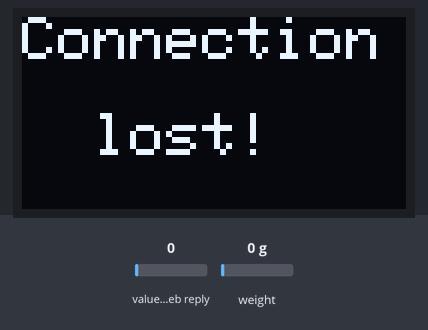
Bench run of a sketch on a simulated ESP32. On the bench: 128×64 one-colour display. Inputs (shaded band) come from the test bench; at power-on: value in the web reply 0, weight on the scale 0 g. WiFi joins after 1.5 s; servers stay silent unless stated; web services answer with replies made up by the test bench; what the sketch prints to the serial monitor is not drawn.

Above: at 5.7 s.
5.8 s: value in the web reply set to 2
At 6.5 s:
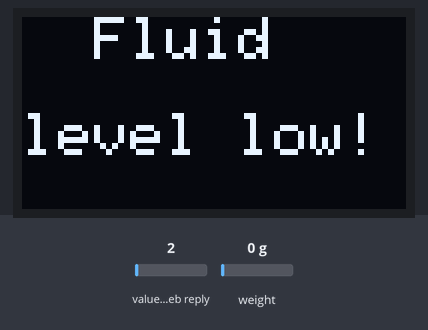
10.3 s: weight on the scale set to 1250 g
At 11.2 s:
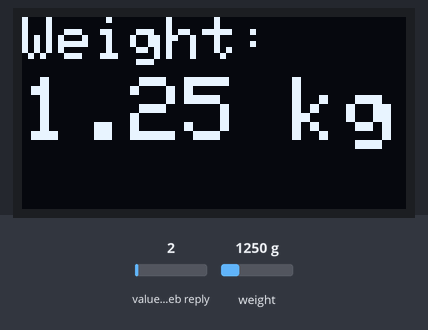
12.1 s: weight on the scale set to 2500 g
At 13.7 s:
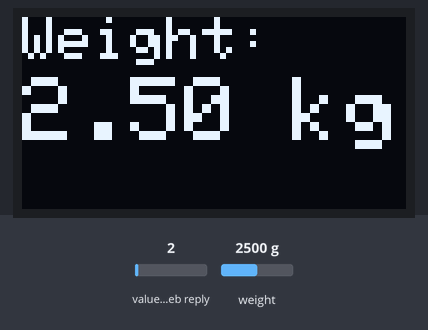
14.6 s: weight on the scale set to 3750 g
At 16.3 s:
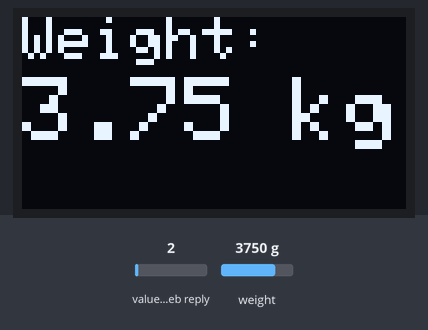
17.0 s: weight on the scale set to 100 g
At 19.3 s:
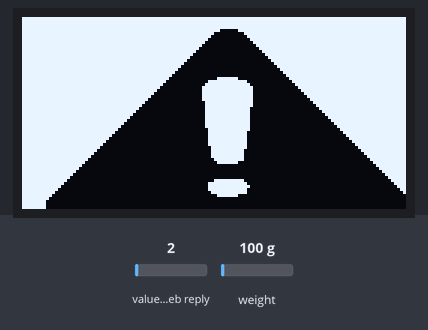
21.5 s: value in the web reply set to 25
At 23.6 s:
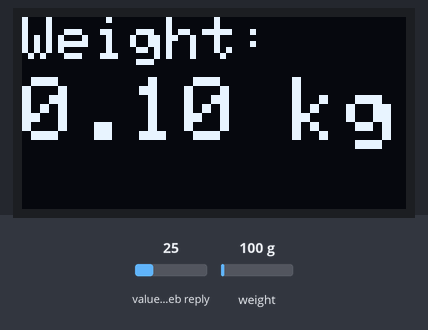
Timing chart, 0 to 25.0 s (numbered marks = the images above; inputs shaded):
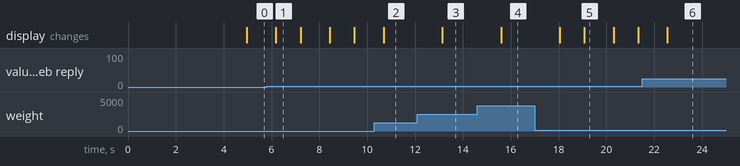

The sketch:

Base_Code.ino
```cpp
#include <WiFi.h>
#include <Wire.h>
#include <Adafruit_GFX.h>
#include <Adafruit_SSD1306.h>
#include <ThingSpeak.h>
#include "HX711.h"

#define LOADCELL_DOUT_PIN  35
#define LOADCELL_SCK_PIN  15
#define CHANNEL_ID1 2286761
#define CHANNEL_ID2 2287107
#define CHANNEL_WRITE_API_KEY "EPBNJOD1B8ZXNTRM"
#define CHANNEL_READ_API_KEY "Q682151FXCS2RFOY"
#define calibration_factor 211000 // for me this value works
#define WIFI_NETWORK "Adharsh"
#define WIFI_PASSWORD "oiky2507"
#define WIFI_TIMEOUT_MS 20000 //U dont want ESP32 to keep trying to connect in case the name and password dont match
#define SCREEN_WIDTH 128 // OLED display width, in pixels
#define SCREEN_HEIGHT 64 // OLED display height, in pixels

WiFiClient client;
HX711 scale;
Adafruit_SSD1306 display(SCREEN_WIDTH, SCREEN_HEIGHT, &Wire, -1);

float weight;
int flag = 0;
int digital_button = 0;

static const uint8_t image_data_Image[1024] = {
  0xff, 0xff, 0xff, 0xff, 0xff, 0xff, 0xff, 0xff, 0xff, 0xff, 0xff, 0xff, 0xff, 0xff, 0xff, 0xff,
    0xff, 0xff, 0xff, 0xff, 0xff, 0xff, 0xff, 0xff, 0xff, 0xff, 0xff, 0xff, 0xff, 0xff, 0xff, 0xff,
    0xff, 0xff, 0xff, 0xff, 0xff, 0xff, 0xff, 0xff, 0xff, 0xff, 0xff, 0xff, 0xff, 0xff, 0xff, 0xff,
    0xff, 0xff, 0xff, 0xff, 0xff, 0xff, 0xff, 0xff, 0xff, 0xff, 0xff, 0xff, 0xff, 0xff, 0xff, 0xff,
    0xff, 0xff, 0xff, 0xff, 0xff, 0xff, 0xff, 0xff, 0xc0, 0xff, 0xff, 0xff, 0xff, 0xff, 0xff, 0xff,
    0xff, 0xff, 0xff, 0xff, 0xff, 0xff, 0xff, 0xff, 0x00, 0x3f, 0xff, 0xff, 0xff, 0xff, 0xff, 0xff,
    0xff, 0xff, 0xff, 0xff, 0xff, 0xff, 0xff, 0xfe, 0x00, 0x1f, 0xff, 0xff, 0xff, 0xff, 0xff, 0xff,
    0xff, 0xff, 0xff, 0xff, 0xff, 0xff, 0xff, 0xfc, 0x00, 0x0f, 0xff, 0xff, 0xff, 0xff, 0xff, 0xff,
    0xff, 0xff, 0xff, 0xff, 0xff, 0xff, 0xff, 0xf8, 0x00, 0x07, 0xff, 0xff, 0xff, 0xff, 0xff, 0xff,
    0xff, 0xff, 0xff, 0xff, 0xff, 0xff, 0xff, 0xf0, 0x00, 0x03, 0xff, 0xff, 0xff, 0xff, 0xff, 0xff,
    0xff, 0xff, 0xff, 0xff, 0xff, 0xff, 0xff, 0xe0, 0x00, 0x01, 0xff, 0xff, 0xff, 0xff, 0xff, 0xff,
    0xff, 0xff, 0xff, 0xff, 0xff, 0xff, 0xff, 0xc0, 0x00, 0x00, 0xff, 0xff, 0xff, 0xff, 0xff, 0xff,
    0xff, 0xff, 0xff, 0xff, 0xff, 0xff, 0xff, 0x80, 0x00, 0x00, 0x7f, 0xff, 0xff, 0xff, 0xff, 0xff,
    0xff, 0xff, 0xff, 0xff, 0xff, 0xff, 0xff, 0x00, 0x00, 0x00, 0x3f, 0xff, 0xff, 0xff, 0xff, 0xff,
    0xff, 0xff, 0xff, 0xff, 0xff, 0xff, 0xfe, 0x00, 0x00, 0x00, 0x1f, 0xff, 0xff, 0xff, 0xff, 0xff,
    0xff, 0xff, 0xff, 0xff, 0xff, 0xff, 0xfc, 0x00, 0x00, 0x00, 0x0f, 0xff, 0xff, 0xff, 0xff, 0xff,
    0xff, 0xff, 0xff, 0xff, 0xff, 0xff, 0xf8, 0x00, 0x00, 0x00, 0x07, 0xff, 0xff, 0xff, 0xff, 0xff,
    0xff, 0xff, 0xff, 0xff, 0xff, 0xff, 0xf0, 0x00, 0x00, 0x00, 0x03, 0xff, 0xff, 0xff, 0xff, 0xff,
    0xff, 0xff, 0xff, 0xff, 0xff, 0xff, 0xe0, 0x00, 0x00, 0x00, 0x01, 0xff, 0xff, 0xff, 0xff, 0xff,
    0xff, 0xff, 0xff, 0xff, 0xff, 0xff, 0xc0, 0x00, 0x00, 0x00, 0x00, 0xff, 0xff, 0xff, 0xff, 0xff,
    0xff, 0xff, 0xff, 0xff, 0xff, 0xff, 0x80, 0x00, 0x7f, 0x00, 0x00, 0x7f, 0xff, 0xff, 0xff, 0xff,
    0xff, 0xff, 0xff, 0xff, 0xff, 0xff, 0x00, 0x03, 0xff, 0xe0, 0x00, 0x3f, 0xff, 0xff, 0xff, 0xff,
    0xff, 0xff, 0xff, 0xff, 0xff, 0xfe, 0x00, 0x07, 0xff, 0xf0, 0x00, 0x1f, 0xff, 0xff, 0xff, 0xff,
    0xff, 0xff, 0xff, 0xff, 0xff, 0xfc, 0x00, 0x0f, 0xff, 0xf8, 0x00, 0x0f, 0xff, 0xff, 0xff, 0xff,
    0xff, 0xff, 0xff, 0xff, 0xff, 0xf8, 0x00, 0x0f, 0xff, 0xf8, 0x00, 0x07, 0xff, 0xff, 0xff, 0xff,
    0xff, 0xff, 0xff, 0xff, 0xff, 0xf0, 0x00, 0x0f, 0xff, 0xf8, 0x00, 0x03, 0xff, 0xff, 0xff, 0xff,
    0xff, 0xff, 0xff, 0xff, 0xff, 0xe0, 0x00, 0x0f, 0xff, 0xf8, 0x00, 0x01, 0xff, 0xff, 0xff, 0xff,
    0xff, 0xff, 0xff, 0xff, 0xff, 0xc0, 0x00, 0x0f, 0xff, 0xf8, 0x00, 0x00, 0xff, 0xff, 0xff, 0xff,
    0xff, 0xff, 0xff, 0xff, 0xff, 0x80, 0x00, 0x07, 0xff, 0xf8, 0x00, 0x00, 0x7f, 0xff, 0xff, 0xff,
    0xff, 0xff, 0xff, 0xff, 0xff, 0x00, 0x00, 0x07, 0xff, 0xf8, 0x00, 0x00, 0x3f, 0xff, 0xff, 0xff,
    0xff, 0xff, 0xff, 0xff, 0xfe, 0x00, 0x00, 0x07, 0xff, 0xf0, 0x00, 0x00, 0x1f, 0xff, 0xff, 0xff,
    0xff, 0xff, 0xff, 0xff, 0xfc, 0x00, 0x00, 0x07, 0xff, 0xf0, 0x00, 0x00, 0x0f, 0xff, 0xff, 0xff,
    0xff, 0xff, 0xff, 0xff, 0xf8, 0x00, 0x00, 0x07, 0xff, 0xf0, 0x00, 0x00, 0x07, 0xff, 0xff, 0xff,
    0xff, 0xff, 0xff, 0xff, 0xf0, 0x00, 0x00, 0x07, 0xff, 0xf0, 0x00, 0x00, 0x03, 0xff, 0xff, 0xff,
    0xff, 0xff, 0xff, 0xff, 0xe0, 0x00, 0x00, 0x07, 0xff, 0xf0, 0x00, 0x00, 0x01, 0xff, 0xff, 0xff,
    0xff, 0xff, 0xff, 0xff, 0xc0, 0x00, 0x00, 0x07, 0xff, 0xf0, 0x00, 0x00, 0x00, 0xff, 0xff, 0xff,
    0xff, 0xff, 0xff, 0xff, 0x80, 0x00, 0x00, 0x07, 0xff, 0xf0, 0x00, 0x00, 0x00, 0x7f, 0xff, 0xff,
    0xff, 0xff, 0xff, 0xff, 0x00, 0x00, 0x00, 0x03, 0xff, 0xf0, 0x00, 0x00, 0x00, 0x3f, 0xff, 0xff,
    0xff, 0xff, 0xff, 0xfe, 0x00, 0x00, 0x00, 0x03, 0xff, 0xe0, 0x00, 0x00, 0x00, 0x1f, 0xff, 0xff,
    0xff, 0xff, 0xff, 0xfc, 0x00, 0x00, 0x00, 0x03, 0xff, 0xe0, 0x00, 0x00, 0x00, 0x0f, 0xff, 0xff,
    0xff, 0xff, 0xff, 0xf8, 0x00, 0x00, 0x00, 0x03, 0xff, 0xe0, 0x00, 0x00, 0x00, 0x07, 0xff, 0xff,
    0xff, 0xff, 0xff, 0xf0, 0x00, 0x00, 0x00, 0x03, 0xff, 0xe0, 0x00, 0x00, 0x00, 0x03, 0xff, 0xff,
    0xff, 0xff, 0xff, 0xe0, 0x00, 0x00, 0x00, 0x03, 0xff, 0xe0, 0x00, 0x00, 0x00, 0x01, 0xff, 0xff,
    0xff, 0xff, 0xff, 0xc0, 0x00, 0x00, 0x00, 0x01, 0xff, 0xe0, 0x00, 0x00, 0x00, 0x00, 0xff, 0xff,
    0xff, 0xff, 0xff, 0x80, 0x00, 0x00, 0x00, 0x01, 0xff, 0xc0, 0x00, 0x00, 0x00, 0x00, 0x7f, 0xff,
    0xff, 0xff, 0xff, 0x00, 0x00, 0x00, 0x00, 0x01, 0xff, 0xc0, 0x00, 0x00, 0x00, 0x00, 0x3f, 0xff,
    0xff, 0xff, 0xfe, 0x00, 0x00, 0x00, 0x00, 0x01, 0xff, 0xc0, 0x00, 0x00, 0x00, 0x00, 0x1f, 0xff,
    0xff, 0xff, 0xfc, 0x00, 0x00, 0x00, 0x00, 0x00, 0xff, 0xc0, 0x00, 0x00, 0x00, 0x00, 0x0f, 0xff,
    0xff, 0xff, 0xf8, 0x00, 0x00, 0x00, 0x00, 0x00, 0x7f, 0x00, 0x00, 0x00, 0x00, 0x00, 0x07, 0xff,
    0xff, 0xff, 0xf0, 0x00, 0x00, 0x00, 0x00, 0x00, 0x00, 0x00, 0x00, 0x00, 0x00, 0x00, 0x03, 0xff,
    0xff, 0xff, 0xe0, 0x00, 0x00, 0x00, 0x00, 0x00, 0x00, 0x00, 0x00, 0x00, 0x00, 0x00, 0x01, 0xff,
    0xff, 0xff, 0xc0, 0x00, 0x00, 0x00, 0x00, 0x00, 0x00, 0x00, 0x00, 0x00, 0x00, 0x00, 0x00, 0xff,
    0xff, 0xff, 0x80, 0x00, 0x00, 0x00, 0x00, 0x00, 0x00, 0x00, 0x00, 0x00, 0x00, 0x00, 0x00, 0x7f,
    0xff, 0xff, 0x00, 0x00, 0x00, 0x00, 0x00, 0x00, 0x00, 0x00, 0x00, 0x00, 0x00, 0x00, 0x00, 0x3f,
    0xff, 0xfe, 0x00, 0x00, 0x00, 0x00, 0x00, 0x00, 0xff, 0xc0, 0x00, 0x00, 0x00, 0x00, 0x00, 0x1f,
    0xff, 0xfc, 0x00, 0x00, 0x00, 0x00, 0x00, 0x03, 0xff, 0xe0, 0x00, 0x00, 0x00, 0x00, 0x00, 0x0f,
    0xff, 0xf8, 0x00, 0x00, 0x00, 0x00, 0x00, 0x03, 0xff, 0xf0, 0x00, 0x00, 0x00, 0x00, 0x00, 0x07,
    0xff, 0xf0, 0x00, 0x00, 0x00, 0x00, 0x00, 0x03, 0xff, 0xe0, 0x00, 0x00, 0x00, 0x00, 0x00, 0x03,
    0xff, 0xe0, 0x00, 0x00, 0x00, 0x00, 0x00, 0x01, 0xff, 0xe0, 0x00, 0x00, 0x00, 0x00, 0x00, 0x01,
    0xff, 0xc0, 0x00, 0x00, 0x00, 0x00, 0x00, 0x00, 0x7f, 0x00, 0x00, 0x00, 0x00, 0x00, 0x00, 0x00,
    0xff, 0x80, 0x00, 0x00, 0x00, 0x00, 0x00, 0x00, 0x00, 0x00, 0x00, 0x00, 0x00, 0x00, 0x00, 0x00,
    0xff, 0x00, 0x00, 0x00, 0x00, 0x00, 0x00, 0x00, 0x00, 0x00, 0x00, 0x00, 0x00, 0x00, 0x00, 0x00,
    0xff, 0x00, 0x00, 0x00, 0x00, 0x00, 0x00, 0x00, 0x00, 0x00, 0x00, 0x00, 0x00, 0x00, 0x00, 0x00,
    0xff, 0x00, 0x00, 0x00, 0x00, 0x00, 0x00, 0x00, 0x00, 0x00, 0x00, 0x00, 0x00, 0x00, 0x00, 0x00
};

//-------------------------------------------------------------------------------------------------------------------------
void connectToWiFi(){
  Serial.print("Connecting to Wifi");
  WiFi.mode(WIFI_STA);
  WiFi.begin(WIFI_NETWORK,WIFI_PASSWORD);

  unsigned long startAttemptTime = millis();

  //millis() function returns the uptime of the ESP32

  while(WiFi.status() != WL_CONNECTED && millis() - startAttemptTime < WIFI_TIMEOUT_MS){
    Serial.print(".");
    delay(100);
  }

  if(WiFi.status() != WL_CONNECTED){
  Serial.println("Failed to connect to the network!");
  }
  else{
  Serial.println("Connected to the network!");
  Serial.println(WiFi.localIP());
  }
}
//-------------------------------------------------------------------------------------------------------------------------
void measureweight(){
  weight = scale.get_units();
    if(weight<0)
  {
    weight=0.00;
    }
  //Serial.print(scale.get_units(), 2);
  Serial.print("Kilogram:");
  Serial.print( weight);
  Serial.print(" Kg");
  Serial.println();
  if(digital_button == 0){
    display.clearDisplay();
    display.setTextSize(2);
    display.setTextColor(WHITE);
    display.setCursor(0,0);
    display.println("Connection");
    display.println();
    display.println("  lost! ");
    display.display();
  }
  else if(weight<0.3 and digital_button == 1)
  {
    display.clearDisplay();
    display.setTextSize(2);
    display.setTextColor(WHITE);
    display.setCursor(0,0);
    display.println("Changing");
    display.println();
    display.println("  bag! ");
    display.display();
    delay(1000);
    display.clearDisplay();
    display.setTextSize(2);
    display.setTextColor(WHITE);
    display.setCursor(0,0);
    display.println("  Please  ");
    display.println();
    display.println("  wait! ");
    display.display();

  }
  else if(weight<0.3 and digital_button == 2){
    display.clearDisplay();
    display.setTextSize(2);
    display.setTextColor(WHITE);
    display.setCursor(0,0);
    display.println("  Fluid  ");
    display.println();
    display.println("level low!");
    display.display();
    delay(1000);
    display.clearDisplay();
    display.drawBitmap(0, 0, image_data_Image, 128, 64, 1);
    display.display();

  }
  else{
  display.clearDisplay();
  display.setTextSize(2);
  display.setTextColor(WHITE);
  display.setCursor(0,0);
  display.print("Weight: ");
  display.setTextSize(3);
  display.setCursor(0, 20);
  display.print(weight);
  display.print(" kg");
  display.display();

  }
   delay(500);
}
//-------------------------------------------------------------------------------------------------------------------------
void setup() {
  // put your setup code here, to run once:
  if(!display.begin(SSD1306_SWITCHCAPVCC, 0x3C)) { // Address 0x3D for 128x64
    Serial.println(F("SSD1306 allocation failed"));
    for(;;);
  }
  delay(2000);
  Serial.begin(9600);
  connectToWiFi();
  ThingSpeak.begin(client);
  Serial.println("HX711 scale");

  scale.begin(LOADCELL_DOUT_PIN, LOADCELL_SCK_PIN);
  scale.set_scale(calibration_factor);
  scale.tare(); //Reset the scale to 0
  Serial.println("Readings:");
}
//-------------------------------------------------------------------------------------------------------------------------
void loop() {
  // put your main code here, to run repeatedly:
  digital_button = ThingSpeak.readIntField(CHANNEL_ID2,3,CHANNEL_READ_API_KEY);
  measureweight();
  ThingSpeak.setField(1,weight);
  ThingSpeak.setField(2,WiFi.RSSI());
  Serial.println(digital_button);
  ThingSpeak.writeFields(CHANNEL_ID1, CHANNEL_WRITE_API_KEY);

}
```

Measured:
- after the input at 5.8 s, the display: changes after 0.39 s (image 1)
- after the input at 10.3 s, the display: changes after 0.39 s (image 2)
- after the input at 12.1 s, the display: changes after 1.0 s (image 3)
- after the input at 14.6 s, the display: changes after 0.99 s (image 4)
- after the input at 17.0 s, the display: first changes after 1.0 s (image 5 shows a later state)
- after the input at 21.5 s, the display: changes after 1.1 s (image 6)
- what the display in image 1 shows lasts 1.0 s, from 6.2 s to 7.2 s
